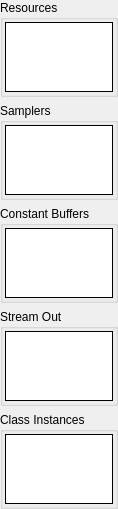
         <widget class="QWidget" name="gsScrollContents">
          <property name="geometry">
           <rect>
            <x>0</x>
            <y>0</y>
            <width>101</width>
            <height>430</height>
           </rect>
          </property>
          <layout class="QVBoxLayout" name="verticalLayout_13">
           <property name="leftMargin">
            <number>0</number>
           </property>
           <property name="topMargin">
            <number>0</number>
           </property>
           <property name="rightMargin">
            <number>0</number>
           </property>
           <property name="bottomMargin">
            <number>0</number>
           </property>
           <item>
            <widget class="CollapseGroupBox" name="gsResGroup">
             <property name="sizePolicy">
              <sizepolicy hsizetype="Preferred" vsizetype="Expanding">
               <horstretch>0</horstretch>
               <verstretch>1</verstretch>
              </sizepolicy>
             </property>
             <property name="title">
              <string>Resources</string>
             </property>
             <layout class="QHBoxLayout" name="horizontalLayout_20">
              <property name="leftMargin">
               <number>2</number>
              </property>
              <property name="topMargin">
               <number>2</number>
              </property>
              <property name="rightMargin">
               <number>2</number>
              </property>
              <property name="bottomMargin">
               <number>2</number>
              </property>
              <item>
               <widget class="RDTreeWidget" name="gsResources">
                <property name="frameShape">
                 <enum>QFrame::Box</enum>
                </property>
                <property name="frameShadow">
                 <enum>QFrame::Plain</enum>
                </property>
                <property name="editTriggers">
                 <set>QAbstractItemView::NoEditTriggers</set>
                </property>
                <property name="showDropIndicator" stdset="0">
                 <bool>false</bool>
                </property>
                <property name="rootIsDecorated">
                 <bool>false</bool>
                </property>
                <property name="allColumnsShowFocus">
                 <bool>true</bool>
                </property>
                <attribute name="headerStretchLastSection">
                 <bool>false</bool>
                </attribute>
               </widget>
              </item>
             </layout>
            </widget>
           </item>
           <item>
            <widget class="CollapseGroupBox" name="gsSamplerGroup">
             <property name="sizePolicy">
              <sizepolicy hsizetype="Preferred" vsizetype="Expanding">
               <horstretch>0</horstretch>
               <verstretch>1</verstretch>
              </sizepolicy>
             </property>
             <property name="title">
              <string>Samplers</string>
             </property>
             <layout class="QHBoxLayout" name="horizontalLayout_28">
              <property name="leftMargin">
               <number>2</number>
              </property>
              <property name="topMargin">
               <number>2</number>
              </property>
              <property name="rightMargin">
               <number>2</number>
              </property>
              <property name="bottomMargin">
               <number>2</number>
              </property>
              <item>
               <widget class="RDTreeWidget" name="gsSamplers">
                <property name="frameShape">
                 <enum>QFrame::Box</enum>
                </property>
                <property name="frameShadow">
                 <enum>QFrame::Plain</enum>
                </property>
                <property name="editTriggers">
                 <set>QAbstractItemView::NoEditTriggers</set>
                </property>
                <property name="showDropIndicator" stdset="0">
                 <bool>false</bool>
                </property>
                <property name="rootIsDecorated">
                 <bool>false</bool>
                </property>
                <property name="allColumnsShowFocus">
                 <bool>true</bool>
                </property>
                <attribute name="headerStretchLastSection">
                 <bool>false</bool>
                </attribute>
               </widget>
              </item>
             </layout>
            </widget>
           </item>
           <item>
            <widget class="CollapseGroupBox" name="gsCBufferGroup">
             <property name="sizePolicy">
              <sizepolicy hsizetype="Preferred" vsizetype="Expanding">
               <horstretch>5</horstretch>
               <verstretch>1</verstretch>
              </sizepolicy>
             </property>
             <property name="title">
              <string>Constant Buffers</string>
             </property>
             <layout class="QHBoxLayout" name="horizontalLayout_17">
              <property name="leftMargin">
               <number>2</number>
              </property>
              <property name="topMargin">
               <number>2</number>
              </property>
              <property name="rightMargin">
               <number>2</number>
              </property>
              <property name="bottomMargin">
               <number>2</number>
              </property>
              <item>
               <widget class="RDTreeWidget" name="gsCBuffers">
                <property name="frameShape">
                 <enum>QFrame::Box</enum>
                </property>
                <property name="frameShadow">
                 <enum>QFrame::Plain</enum>
                </property>
                <property name="editTriggers">
                 <set>QAbstractItemView::NoEditTriggers</set>
                </property>
                <property name="showDropIndicator" stdset="0">
                 <bool>false</bool>
                </property>
                <property name="rootIsDecorated">
                 <bool>false</bool>
                </property>
                <property name="allColumnsShowFocus">
                 <bool>true</bool>
                </property>
                <attribute name="headerStretchLastSection">
                 <bool>false</bool>
                </attribute>
               </widget>
              </item>
             </layout>
            </widget>
           </item>
           <item>
            <widget class="CollapseGroupBox" name="soGroup">
             <property name="sizePolicy">
              <sizepolicy hsizetype="Preferred" vsizetype="Preferred">
               <horstretch>4</horstretch>
               <verstretch>1</verstretch>
              </sizepolicy>
             </property>
             <property name="title">
              <string>Stream Out</string>
             </property>
             <layout class="QHBoxLayout" name="soLayout_3">
              <property name="leftMargin">
               <number>2</number>
              </property>
              <property name="topMargin">
               <number>2</number>
              </property>
              <property name="rightMargin">
               <number>2</number>
              </property>
              <property name="bottomMargin">
               <number>2</number>
              </property>
              <item>
               <widget class="RDTreeWidget" name="gsStreamOut">
                <property name="frameShape">
                 <enum>QFrame::Box</enum>
                </property>
                <property name="frameShadow">
                 <enum>QFrame::Plain</enum>
                </property>
                <property name="editTriggers">
                 <set>QAbstractItemView::NoEditTriggers</set>
                </property>
                <property name="showDropIndicator" stdset="0">
                 <bool>false</bool>
                </property>
                <property name="rootIsDecorated">
                 <bool>false</bool>
                </property>
                <property name="allColumnsShowFocus">
                 <bool>true</bool>
                </property>
                <attribute name="headerStretchLastSection">
                 <bool>false</bool>
                </attribute>
               </widget>
              </item>
             </layout>
            </widget>
           </item>
           <item>
            <widget class="CollapseGroupBox" name="gsSubroutineGroup">
             <property name="sizePolicy">
              <sizepolicy hsizetype="Preferred" vsizetype="Expanding">
               <horstretch>0</horstretch>
               <verstretch>1</verstretch>
              </sizepolicy>
             </property>
             <property name="title">
              <string>Class Instances</string>
             </property>
             <layout class="QHBoxLayout" name="horizontalLayout_18">
              <property name="leftMargin">
               <number>2</number>
              </property>
              <property name="topMargin">
               <number>2</number>
              </property>
              <property name="rightMargin">
               <number>2</number>
              </property>
              <property name="bottomMargin">
               <number>2</number>
              </property>
              <item>
               <widget class="RDTreeWidget" name="gsClasses">
                <property name="frameShape">
                 <enum>QFrame::Box</enum>
                </property>
                <property name="frameShadow">
                 <enum>QFrame::Plain</enum>
                </property>
                <property name="editTriggers">
                 <set>QAbstractItemView::NoEditTriggers</set>
                </property>
                <property name="showDropIndicator" stdset="0">
                 <bool>false</bool>
                </property>
                <property name="rootIsDecorated">
                 <bool>false</bool>
                </property>
                <property name="allColumnsShowFocus">
                 <bool>true</bool>
                </property>
                <attribute name="headerStretchLastSection">
                 <bool>false</bool>
                </attribute>
               </widget>
              </item>
             </layout>
            </widget>
           </item>
           <item>
            <spacer name="verticalSpacer_4">
             <property name="orientation">
              <enum>Qt::Vertical</enum>
             </property>
             <property name="sizeType">
              <enum>QSizePolicy::MinimumExpanding</enum>
             </property>
             <property name="sizeHint" stdset="0">
              <size>
               <width>0</width>
               <height>0</height>
              </size>
             </property>
            </spacer>
           </item>
          </layout>
         </widget>
